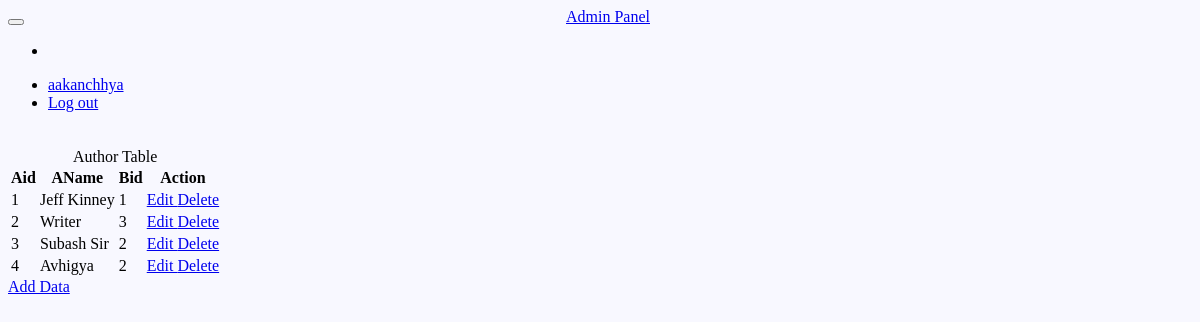
The app's page /Data/display.php?table=2 (signed in) with its own data.
### tables this page shows
CREATE TABLE `author` (
  `Aid` int(11) NOT NULL,
  `AName` varchar(50) NOT NULL,
  `Bid` int(11) NOT NULL
);

### Data/display.php (the view, shortened to what this page needs)
<?php session_start();
    if(isset($_SESSION['name']))
    {
        require'../PHP/connect.inc.php';
        if(isset($_GET['table']))
        {
            $table = $_GET['table'];
            switch($table)
            {
                case 2:
                    $query = "Select * from Author";
                    $tableName = "Author";
                    break;
            }
            $run_sql = mysqli_query($con,$query);
            if(mysqli_num_rows($run_sql))
            {
                $row = mysqli_fetch_assoc($run_sql);
            }
        }
    }
?>
<!DOCTYPE html>
<html>
<head>
    <link rel='stylesheet' href='../CSS/style.css'>
</head>
<body>
    <?PHP include('Nav.php');?>
    <div class='container'>
    <div class='wrapper'>
        <table class='table table-bordered table-hover table-responsive'>
        <caption><?php echo $tableName ?> Table </caption>
            <thead>
                <tr>
                    <?PHP
                        $count = 0;
                        foreach ($row as $key => $value)
                        {
                            echo "<th>".$key."</th>";
                            if($count == 0)
                            {
                                $tid = $key;
                            }
                            $count ++;
                        }
                    ?>
                    <th> Action </th>
                </tr>
            </thead>
            <tbody>
                <?php
                    if($run_sql)
                    {
                        if(mysqli_num_rows($run_sql) != false)
                        {
                            do
                            {
                                echo "<tr>";
                                foreach($row as $val)
                                {
                                   echo "<td>".$val."</td>";
                                }
                                echo "<td>";
                                echo "<a href='edit.php?id=".$row[$tid]."&table=".$table." 'role='button' class='btn btn-info'> Edit  </a>";
                                echo "<a href='delete.php?id=".$row[$tid]."&table=".$table."'role='button' class='btn btn-danger'> Delete  </a>";
                                echo "</div>
                                </td>
                                </tr>";
                            }while($row = mysqli_fetch_assoc($run_sql));
                        }
                    }
                ?>
        <a href='add.php?table=<?php echo $table ?> 'role='button' class='btn btn-primary'> Add Data </a>
</body>
</html>

### Data/Nav.php
<html>
    <nav class="navbar navbar-default">
    <div class="container-fluid">
      <div class="navbar-header">
      <a class="navbar-brand" href="#"> Admin Panel </a>
          <button type="button" class="navbar-toggle glyphicon glyphicon-menu-hamburger" data-toggle="collapse" data-target="#myNavbar">
            </button>
      </div>
      <div class="collapse navbar-collapse" id="myNavbar">
    <ul class="nav navbar-nav">
        <li> <a href="table.php"> <span class="glyphicon glyphicon-home"> </span> </a> </li>
    </ul>
      <ul class="nav navbar-nav navbar-right">
        <li > <a href="#"> <?php echo $_SESSION['name'] ?> </a> </li>
        <li> <a href="logout.php"> <span class="glyphicon glyphicon-log-out"> </span> Log out </a> </li>
      </ul>
    </div>
    </div>
</nav>
</html>

### CSS/style.css (style rules this page uses)
body { background-color: ghostwhite; }
.navbar-brand { position: absolute; width: 100%; text-align: center; }
.wrapper { margin: 3% auto; float: none; }

### records on screen
author: val "1", AName "Jeff Kinney"
author: Aid "2", AName "Writer", Bid "3"
author: Aid "3", AName "Subash Sir", Bid "2"
author: Aid "4", AName "Avhigya", Bid "2"

### other values on screen
$_SESSION['name'] "aakanchhya"
$tableName "Author"
$key "Aid"
$key "AName"
$key "Bid"
